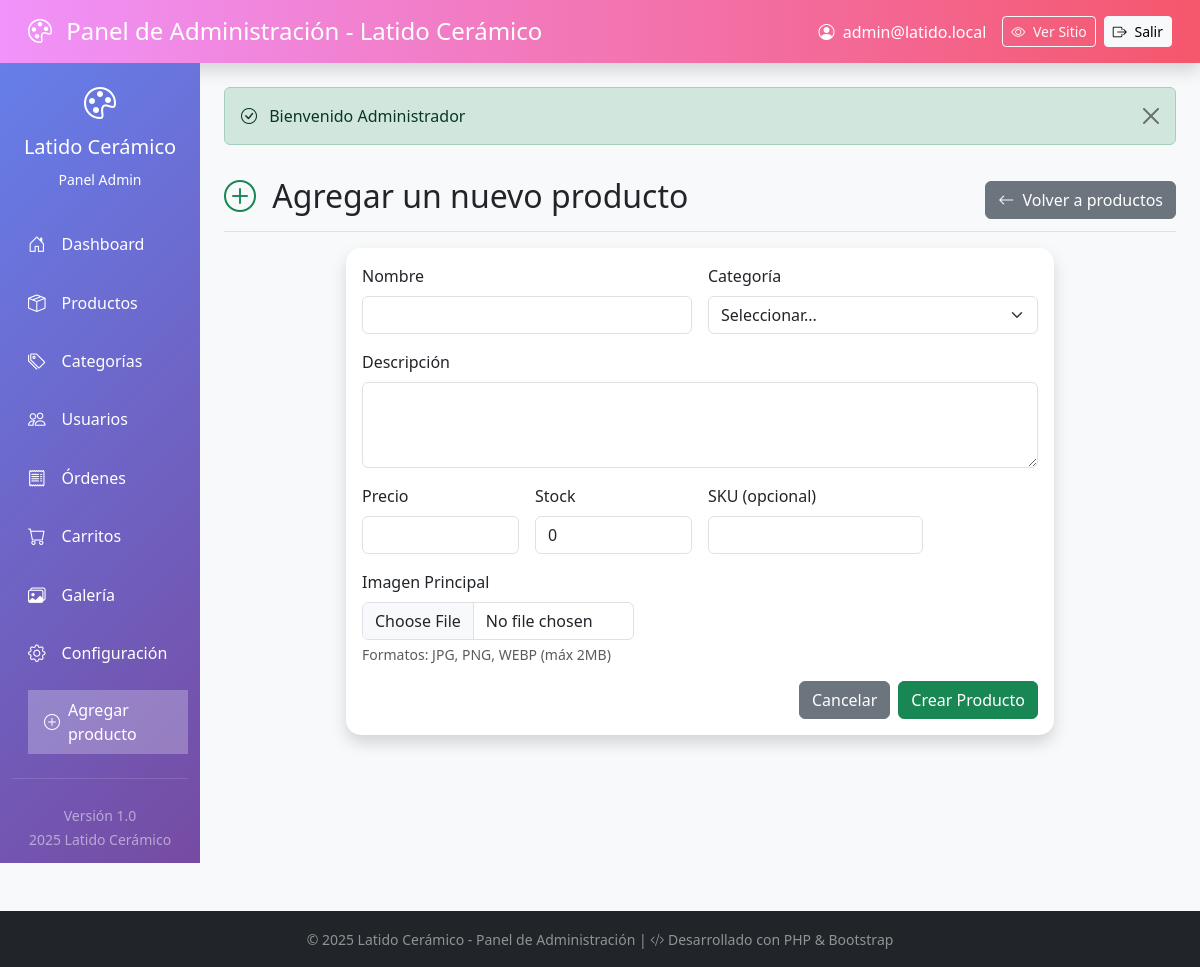
The app's page /admin/index.php?sec=crear_producto (signed in) with its own data.
### tables this page shows
CREATE TABLE `admin_secciones` (
  `id` int UNSIGNED NOT NULL,
  `slug` varchar(60) NOT NULL,
  `nombre` varchar(100) NOT NULL,
  `icono` varchar(60) DEFAULT NULL,
  `en_menu` tinyint(1) NOT NULL DEFAULT '1',
  `activo` tinyint(1) NOT NULL DEFAULT '1',
  `orden` int UNSIGNED NOT NULL DEFAULT '10',
  `created_at` timestamp NULL DEFAULT CURRENT_TIMESTAMP
);

### admin/includes/functions.php (called while the page is built, shortened)
<?php
function secciones_menu(): array
{
    try {
        if (class_exists('Conexion')) {
            $cx = new Conexion();
            $pdo = $cx->getConexion();
            if (class_exists('SeccionesAdmin')) {
                $sec = new SeccionesAdmin($pdo);
                $menu = $sec->obtenerMenu();
                if (!empty($menu)) return $menu;
            }
        }
    } catch (Throwable $e) {}
    return [
        "inicio" => ["nombre" => "Dashboard", "icono" => "house-door"],
        "productos" => ["nombre" => "Productos", "icono" => "box-seam"],
        "categorias" => ["nombre" => "Categorías", "icono" => "tags"],
        "usuarios" => ["nombre" => "Usuarios", "icono" => "people"],
        "ordenes" => ["nombre" => "Órdenes", "icono" => "receipt"],
        "galeria" => ["nombre" => "Galería", "icono" => "images"],
        "configuracion" => ["nombre" => "Configuración", "icono" => "gear"]
    ];
}
?>

### admin/classes/SeccionesAdmin.php (called while the page is built, shortened)
<?php
class SeccionesAdmin {
    private PDO $pdo;
    public function __construct(PDO $pdo) { $this->pdo = $pdo; }
    public function obtenerMenu(): array {
        $rows = $this->pdo->query("SELECT slug,nombre,icono FROM admin_secciones WHERE activo=1 AND en_menu=1 ORDER BY orden ASC")->fetchAll();
        $menu = [];
        foreach ($rows as $r) { $menu[$r['slug']] = ['nombre'=>$r['nombre'],'icono'=>$r['icono']]; }
        return $menu;
    }
}

### admin/views/crear_producto.php (the view, shortened to what this page needs)
<div class="d-flex justify-content-between flex-wrap flex-md-nowrap align-items-center pt-3 pb-2 mb-3 border-bottom">
    <h1 class="h2">
        <i class="bi bi-plus-circle text-success me-2"></i>
        Agregar un nuevo producto
    </h1>
    <div class="btn-toolbar mb-2 mb-md-0">
        <a href="?sec=productos" class="btn btn-secondary">
            <i class="bi bi-arrow-left me-1"></i>
            Volver a productos
        </a>
    </div>
</div>
<div class="row">
    <div class="col-lg-9 mx-auto">
        <div class="card card-admin shadow">
            <div class="card-body">
                <form action="actions/crear_producto_acc.php" method="post" enctype="multipart/form-data" class="row g-3">
                    <div class="col-md-6">
                        <label for="nombre" class="form-label">Nombre</label>
                        <input type="text" class="form-control" id="nombre" name="nombre" required>
                    </div>
                    <div class="col-md-6">
                        <label for="categoria_id" class="form-label">Categoría</label>
                        <select class="form-select" id="categoria_id" name="categoria_id" required>
                            <option value="">Seleccionar...</option>
                        </select>
                    </div>
                    <div class="col-12">
                        <label for="descripcion" class="form-label">Descripción</label>
                        <textarea class="form-control" id="descripcion" name="descripcion" rows="3" required></textarea>
                    </div>
                    <div class="col-md-3">
                        <label for="precio" class="form-label">Precio</label>
                        <input type="number" step="0.01" min="0" class="form-control" id="precio" name="precio" required>
                    </div>
                    <div class="col-md-3">
                        <label for="stock" class="form-label">Stock</label>
                        <input type="number" min="0" class="form-control" id="stock" name="stock" value="0" required>
                    </div>
                    <div class="col-md-4">
                        <label for="sku" class="form-label">SKU (opcional)</label>
                        <input type="text" class="form-control" id="sku" name="sku" maxlength="64">
                    </div>
                    <div class="col-md-5">
                        <label for="foto" class="form-label">Imagen Principal</label>
                        <input class="form-control" type="file" id="foto" name="foto" accept="image/*" required>
                        <div class="form-text">Formatos: JPG, PNG, WEBP (máx 2MB)</div>
                    </div>
                    <div class="col-12 d-flex justify-content-end mt-3">
                        <a href="?sec=productos" class="btn btn-secondary me-2">Cancelar</a>
                        <button type="submit" class="btn btn-success">Crear Producto</button>
                    </div>
                </form>
            </div>
        </div>
    </div>
</div>

### admin/includes/sidebar.php
<nav class="col-md-3 col-lg-2 d-md-block admin-sidebar collapse">
    <div class="position-sticky pt-3">
        <div class="text-center text-white mb-4">
            <i class="bi bi-palette" style="font-size: 2rem;"></i>
            <h5 class="mt-2">Latido Cerámico</h5>
            <small>Panel Admin</small>
        </div>
        <ul class="nav flex-column">
            <?php
            $menu_items = secciones_menu();
            foreach ($menu_items as $seccion_key => $item):
                $active_class = ($seccion === $seccion_key) ? 'active bg-white bg-opacity-25' : '';
            ?>
                <li class="nav-item">
                    <a class="nav-link text-white d-flex align-items-center py-3 <?= $active_class ?>"
                       href="?sec=<?= $seccion_key ?>">
                        <i class="bi bi-<?= $item['icono'] ?> me-3" style="font-size: 1.1rem;"></i>
                        <?= $item['nombre'] ?>
                    </a>
                </li>
            <?php endforeach; ?>
            <li class="nav-item ms-3 mt-2">
                <?php $active_new = ($seccion === 'crear_producto') ? 'active bg-white bg-opacity-25' : ''; ?>
                <a class="nav-link text-white d-flex align-items-center py-2 <?= $active_new ?>" href="?sec=crear_producto">
                    <i class="bi bi-plus-circle me-2"></i>
                    Agregar producto
                </a>
            </li>
        </ul>
        <hr class="text-white-50 my-4">
        <div class="text-center">
            <small class="text-white-50">
                Versión 1.0<br>
                <?= date('Y') ?> Latido Cerámico
            </small>
        </div>
    </div>
</nav>

### admin/index.php (style rules this page uses)
.admin-sidebar { background: linear-gradient(135deg, #667eea 0%, #764ba2 100%); min-height: 100vh; }
.card-admin { border: none; border-radius: 15px; box-shadow: 0 4px 15px rgba(0,0,0,0.1); }

### records on screen
admin_secciones: nombre "Dashboard"
admin_secciones: nombre "Productos"
admin_secciones: nombre "Categorías"
admin_secciones: nombre "Usuarios"
admin_secciones: nombre "Órdenes"
admin_secciones: nombre "Carritos"
admin_secciones: nombre "Galería"
admin_secciones: nombre "Configuración"

### other values on screen
$_SESSION['admin_user_email'] "admin@latido.local"
$_SESSION['mensaje_exito'] "Bienvenido Administrador"
